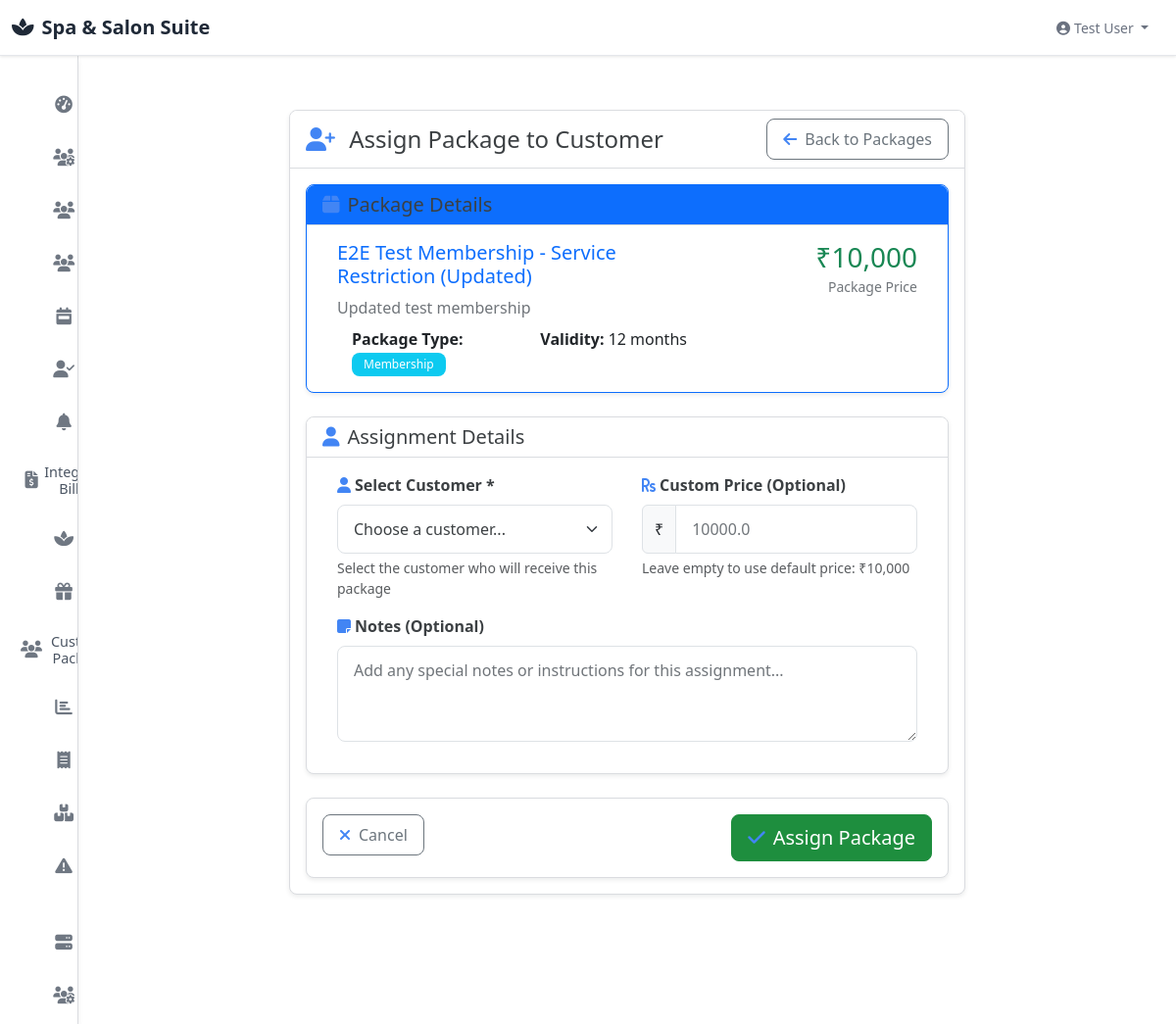
The app's page /packages/assign/membership/8 (signed in) with its own data.
### models.py (models this page shows)
class Membership(db.Model):
    __tablename__ = "memberships"
    id = db.Column(db.Integer, primary_key=True)
    name = db.Column(db.String(100), nullable=False)
    price = db.Column(db.Float, nullable=False)
    validity_months = db.Column(db.Integer, nullable=False)  # Usually 12
    services_included = db.Column(db.Text, nullable=True)  # Keep for backward compatibility
    description = db.Column(db.Text, nullable=True)  # Description field for membership details
    is_active = db.Column(db.Boolean, default=True, nullable=False)
    created_at = db.Column(db.DateTime, default=datetime.utcnow)
    membership_services = db.relationship('MembershipService', backref='membership', lazy=True, cascade='all, delete-orphan')

### modules/packages/new_packages_views.py (the view)
@app.route('/packages/assign/<package_type>/<int:package_id>')
@login_required
def assign_package_page(package_type, package_id):
    if not hasattr(current_user, 'can_access') or not current_user.can_access('packages'):
        flash('Access denied', 'danger')
        return redirect(url_for('dashboard'))
    try:
        package_data = None
        if package_type == 'membership':
            package_data = get_membership_by_id(package_id)
        elif package_type == 'student':
            package_data = get_student_offer_by_id(package_id)
        elif package_type == 'yearly':
            package_data = get_yearly_membership_by_id(package_id)
        elif package_type == 'kitty':
            package_data = get_kitty_party_by_id(package_id)
        if not package_data:
            flash('Package not found', 'danger')
            return redirect(url_for('packages'))
        customers = Customer.query.filter_by(is_active=True).order_by(Customer.first_name, Customer.last_name).all()
        return render_template('packages/assign_package.html',
                             package=package_data,
                             package_type=package_type,
                             customers=customers)
    except Exception as e:
        logger.error(f"Error loading assignment page: {e}")
        flash('Error loading assignment page', 'danger')
        return redirect(url_for('packages'))

### app.py (called while the page is built)
@login_manager.user_loader
def load_user(user_id):
    from models import User
    return User.query.get(int(user_id))

@app.context_processor
def utility_processor():
    import utils
    return dict(utils=utils)

@app.after_request
def after_request(response):
    response.headers['X-Frame-Options'] = 'SAMEORIGIN'
    response.headers['Access-Control-Allow-Origin'] = '*'
    response.headers['Access-Control-Allow-Methods'] = 'GET, POST, PUT, DELETE, OPTIONS'
    response.headers['Access-Control-Allow-Headers'] = 'Content-Type, Authorization, X-Requested-With'
    response.headers['Cache-Control'] = 'no-cache, no-store, must-revalidate'
    response.headers['Pragma'] = 'no-cache'
    response.headers['Expires'] = '0'
    return response

### models.py (called while the page is built, shortened)
    def has_role(self, role):
        if self.role_id and hasattr(self, 'dynamic_role') and self.dynamic_role:
            return self.dynamic_role.name == role
        return self.role == role

    def can_access(self, resource):
        if not self.is_active:
            return False
        if self.has_role('admin') or self.has_role('super_admin') or self.role == 'admin':
            return True

### modules/packages/new_packages_queries.py (called while the page is built)
def get_membership_by_id(membership_id):
    return Membership.query.get(membership_id)

### templates/packages/assign_package.html (shortened to what this page needs)
{% extends 'base.html' %}
{% block content %}
<div class="container-fluid">
    <div class="row">
        <div class="col-lg-8 mx-auto">
            <div class="card">
                <div class="card-header">
                    <div class="d-flex justify-content-between align-items-center">
                        <h4 class="mb-0">
                            <i class="fas fa-user-plus text-primary me-2"></i>
                            Assign Package to Customer
                        </h4>
                        <a href="{{ url_for('packages') }}" class="btn btn-outline-secondary">
                            <i class="fas fa-arrow-left me-2"></i>Back to Packages
                        </a>
                    </div>
                </div>
                <div class="card-body">
                    <div class="card mb-4 border-primary">
                        <div class="card-header bg-primary text-white">
                            <h5 class="mb-0">
                                <i class="fas fa-box me-2"></i>Package Details
                            </h5>
                        </div>
                        <div class="card-body">
                            <div class="row">
                                <div class="col-md-8">
                                    <h5 class="text-primary">{{ package.name }}</h5>
                                    <p class="text-muted mb-2">{{ package.description or 'No description available' }}</p>
                                    <div class="row">
                                        <div class="col-sm-6">
                                            <strong>Package Type:</strong>
                                            <span class="badge bg-info">{{ package_type.title() }}</span>
                                        </div>
                                        <div class="col-sm-6">
                                            <strong>Validity:</strong>
                                            {% if package.validity_months %}
                                                {{ package.validity_months }} months
                                            {% elif package.valid_days %}
                                                {{ package.valid_days }} days
                                            {% else %}
                                                Not specified
                                            {% endif %}
                                        </div>
                                    </div>
                                </div>
                                <div class="col-md-4 text-end">
                                    <div class="price-display">
                                        <h3 class="text-success mb-0">₹{{ "{:,.0f}".format(package.price|default(0)) }}</h3>
                                        <small class="text-muted">Package Price</small>
                                    </div>
                                </div>
                            </div>
                        </div>
                    </div>
                    <form id="assignmentForm" method="POST" action="/packages/api/assign">
                        <div class="card">
                            <div class="card-header">
                                <h5 class="mb-0">
                                    <i class="fas fa-user me-2"></i>Assignment Details
                                </h5>
                            </div>
                            <div class="card-body">
                                <div class="row">
                                    <div class="col-md-6">
                                        <div class="mb-3">
                                            <label for="customer_id" class="form-label">
                                                <i class="fas fa-user me-1"></i>Select Customer *
                                            </label>
                                            <select class="form-select" id="customer_id" name="customer_id" required>
                                                <option value="">Choose a customer...</option>
                                            </select>
                                            <div class="form-text">Select the customer who will receive this package</div>
                                        </div>
                                    </div>
                                    <div class="col-md-6">
                                        <div class="mb-3">
                                            <label for="custom_price" class="form-label">
                                                <i class="fas fa-rupee-sign me-1"></i>Custom Price (Optional)
                                            </label>
                                            <div class="input-group">
                                                <span class="input-group-text">₹</span>
                                                <input type="number" class="form-control" id="custom_price"
                                                       name="custom_price" step="0.01" min="0"
                                                       placeholder="{{ package.price|default(0) }}">
                                            </div>
                                            <div class="form-text">Leave empty to use default price: ₹{{ "{:,.0f}".format(package.price|default(0)) }}</div>
                                        </div>
                                    </div>
                                </div>
                                <div class="row">
                                    <div class="col-12">
                                        <div class="mb-3">
                                            <label for="notes" class="form-label">
                                                <i class="fas fa-sticky-note me-1"></i>Notes (Optional)
                                            </label>
                                            <textarea class="form-control" id="notes" name="notes" rows="3"
                                                      placeholder="Add any special notes or instructions for this assignment..."></textarea>
                                        </div>
                                    </div>
                                </div>
                            </div>
                        </div>
                        <div class="card mt-4">
                            <div class="card-body">
                                <div class="d-flex justify-content-between">
                                    <div>
                                        <button type="button" class="btn btn-outline-secondary me-2" onclick="window.location.href='{{ url_for('packages') }}'">
                                            <i class="fas fa-times me-2"></i>Cancel
                                        </button>
                                    </div>
                                    <div>
                                        <button type="submit" class="btn btn-success btn-lg" id="assignBtn">
                                            <i class="fas fa-check me-2"></i>Assign Package
                                        </button>
                                    </div>
                                </div>
                            </div>
                        </div>
                    </form>
                </div>
            </div>
        </div>
    </div>
</div>
{% endblock %}

### static/css/style.css (style rules this page uses)
:root { --spa-primary: #4285f4; --spa-secondary: #8e9aaf; --spa-success: #34a853; --spa-info: #4fc3f7; --spa-warning: #fbbc04; --spa-danger: #ea4335; --spa-light: #f8f9fa; --spa-dark: #2c3e50; --bs-gutter-x: 30px; --table-border-color: #e8eaed; --table-hover-bg: #f8f9fa; --table-striped-bg: #fafbfc; --professional-bg: #ffffff; --professional-sidebar: #f5f7fa; --professional-border: #dadce0; --professional-text: #3c4043; --professional-muted: #70757a; --accepted-green: #1e8e3e; --pending-orange: #f29900; --overdue-red: #d93025; }
* { box-sizing: border-box; }
html, body { height: 100%; margin: 0; padding: 0; font-family: 'Google Sans', 'Segoe UI', Roboto, sans-serif; background-color: var(--professional-bg); color: var(--professional-text) !important; overflow-x: hidden; padding-top: 56px; }
@media (min-width: 992px) { body { padding-left: 280px; } }
.main-content .container-fluid { max-width: 100%; padding: 0; }
.main-content .row { margin: 0; --bs-gutter-x: 30px; }
.main-content [class*="col"] { padding-left: 15px !important; padding-right: 15px !important; }
body.sidebar-minimized { padding-left: 80px; transition: all 0.3s ease; }
.card { border: 1px solid var(--professional-border); border-radius: 8px; box-shadow: 0 2px 4px rgba(60, 64, 67, 0.1); transition: all 0.3s ease; background-color: var(--professional-bg); }
.card .text-muted { color: var(--professional-muted) !important; }
.card .fas, .card .fa { color: var(--spa-primary) !important; }
.card-header { background-color: var(--professional-bg); border-bottom: 1px solid var(--professional-border); font-weight: 600; border-radius: 8px 8px 0 0 !important; color: var(--professional-text) !important; }
.btn { border-radius: 0.5rem; font-weight: 500; padding: 0.5rem 1rem; transition: all 0.3s ease; }
.btn-success { background-color: var(--accepted-green); border: 1px solid var(--accepted-green); color: white; }
.form-control, .form-select { border-radius: 0.5rem; border: 1px solid var(--bs-border-color); padding: 0.75rem 1rem; transition: all 0.3s ease; color: var(--professional-text) !important; background-color: var(--professional-bg) !important; }
.form-control::placeholder { color: var(--professional-muted) !important; opacity: 1; }
.form-label { font-weight: 600; color: var(--professional-text) !important; margin-bottom: 0.5rem; }
.badge { border-radius: 0.5rem; padding: 0.375rem 0.75rem; font-weight: 500; font-size: 0.75rem; }

### records on screen
Membership: name "E2E Test Membership - Service Restriction (Updated)", description "Updated test membership", validity_months "12", price "10,000", custom_price "10000.0"

### other values on screen
{{ package_type.title() }} "Membership"
